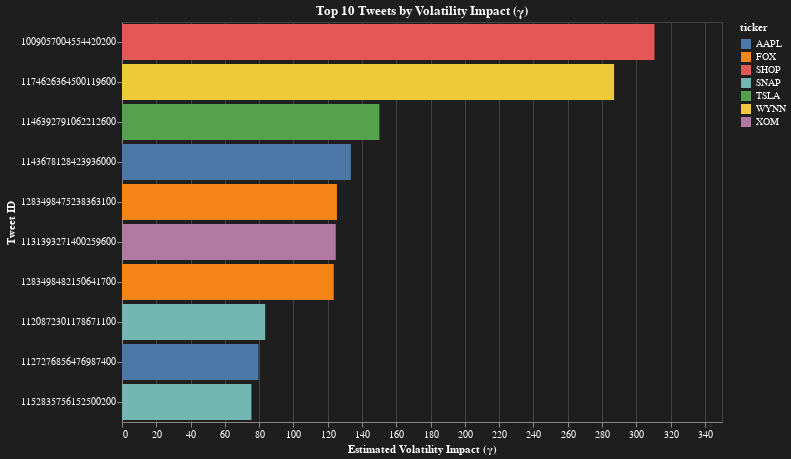

The cell this chart's notebook holds for it:
### Markdown cell above
### Leaderboard of Most Volatile Tweets

#### What it shows
Ranks tweets by volatility impact (γ) — with tweet IDs and tickers.

#### Why it matters
Highlights which specific tweets had the greatest modeled impact.

### Code cell
top_tweets = viz_df.sort_values('gamma', ascending=False).head(10)

leaderboard = alt.Chart(top_tweets).mark_bar().encode(
    x=alt.X('gamma:Q', title='Estimated Volatility Impact (γ)'),
    y=alt.Y('tweet_id:N', title='Tweet ID', sort='-x'),
    color=alt.Color('ticker'),
    tooltip=['handle', 'ticker', 'gamma', 'pvalue']
).properties(
    title='Top 10 Tweets by Volatility Impact (γ)',
    width=600,
    height=400
)

leaderboard

### Figure 1 — Vega-Lite specification as saved in the notebook (floating-point values rounded to 4 significant figures)
{"config": {"background": "#1e1e1e", "title": {"color": "#ffffff"}, "axis": {"labelColor": "#ffffff", "titleColor": "#ffffff", "gridColor": "#444444"}, "legend": {"labelColor": "#ffffff", "titleColor": "#ffffff"}, "header": {"labelColor": "#ffffff", "titleColor": "#ffffff"}, "view": {"stroke": "#444444"}}, "data": {"name": "data-b630ad3d11a93c526a8df1c15f7868fc"}, "mark": {"type": "bar"}, "encoding": {"color": {"field": "ticker", "type": "nominal"}, "tooltip": [{"field": "handle", "type": "nominal"}, {"field": "ticker", "type": "nominal"}, {"field": "gamma", "type": "quantitative"}, {"field": "pvalue", "type": "quantitative"}], "x": {"field": "gamma", "title": "Estimated Volatility Impact (γ)", "type": "quantitative"}, "y": {"field": "tweet_id", "sort": "-x", "title": "Tweet ID", "type": "nominal"}}, "height": 400, "title": "Top 10 Tweets by Volatility Impact (γ)", "width": 600, "$schema": "https://vega.github.io/schema/vega-lite/v5.20.1.json", "datasets": {"data-b630ad3d11a93c526a8df1c15f7868fc": [{"handle": "richardbranson", "tweet_id": 1009057004554420224, "ticker": "SHOP", "gamma": 310.6, "pvalue": 0.0, "id": 1009057004554420224, "sentiment_score": 0.8123, "sentiment_label": "Positive", "neglog_p": null}, {"handle": "richardbranson", "tweet_id": 1174626364500119554, "ticker": "WYNN", "gamma": 287.1, "pvalue": 0.0, "id": 1174626364500119554, "sentiment_score": 0.8763, "sentiment_label": "Positive", "neglog_p": null}, {"handle": "elonmusk", "tweet_id": 1146392791062212608, "ticker": "TSLA", "gamma": 150.1, "pvalue": 9.572e-32, "id": 1146392791062212608, "sentiment_score": 1.0, "sentiment_label": "Positive", "neglog_p": 31.02}, {"handle": "elonmusk", "tweet_id": 1143678128423936000, "ticker": "AAPL", "gamma": 133.5, "pvalue": 1.011e-05, "id": 1143678128423936000, "sentiment_score": 0.6583, "sentiment_label": "Positive", "neglog_p": 4.995}, {"handle": "elonmusk", "tweet_id": 1283498475238363138, "ticker": "FOX", "gamma": 125.4, "pvalue": 1.102e-17, "id": 1283498475238363138, "sentiment_score": 0.9852, "sentiment_label": "Positive", "neglog_p": 16.96}, {"handle": "elonmusk", "tweet_id": 1131393271400259584, "ticker": "XOM", "gamma": 124.7, "pvalue": 0.0, "id": 1131393271400259584, "sentiment_score": 0.9985, "sentiment_label": "Positive", "neglog_p": null}, {"handle": "elonmusk", "tweet_id": 1283498482150641667, "ticker": "FOX", "gamma": 123.5, "pvalue": 1.102e-17, "id": 1283498482150641667, "sentiment_score": 1.0, "sentiment_label": "Positive", "neglog_p": 16.96}, {"handle": "elonmusk", "tweet_id": 1120872301178671105, "ticker": "SNAP", "gamma": 83.54, "pvalue": 2.023e-51, "id": 1120872301178671105, "sentiment_score": 1.0, "sentiment_label": "Positive", "neglog_p": 50.69}, {"handle": "elonmusk", "tweet_id": 1127276856476987392, "ticker": "AAPL", "gamma": 79.57, "pvalue": 0.0002183, "id": 1127276856476987392, "sentiment_score": 0.925, "sentiment_label": "Positive", "neglog_p": 3.661}, {"handle": "richardbranson", "tweet_id": 1152835756152500224, "ticker": "SNAP", "gamma": 75.52, "pvalue": 3.467e-41, "id": 1152835756152500224, "sentiment_score": 0.9857, "sentiment_label": "Positive", "neglog_p": 40.46}]}}
